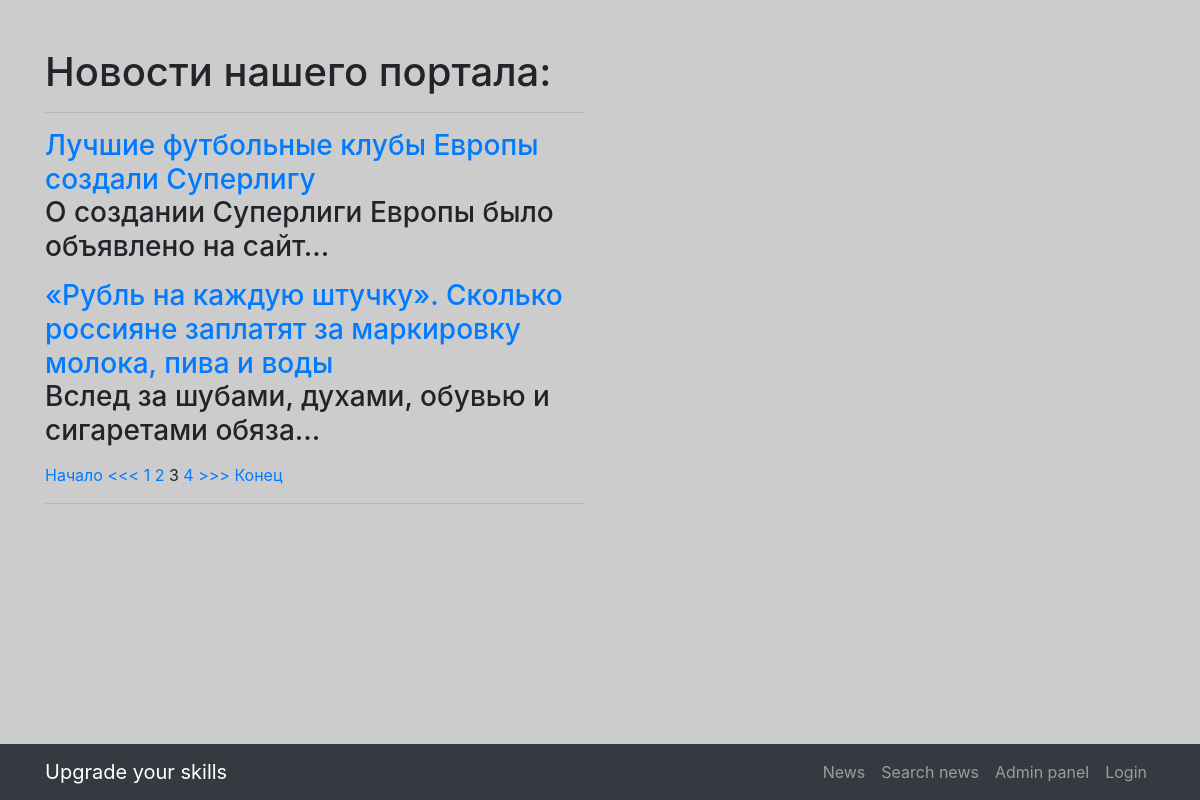
Page /news/?page=3 on the committed database.
### news/models.py (models this page shows, shortened)
class Post(models.Model):
    author = models.ForeignKey('Author', on_delete = models.CASCADE)
    news, article = 'NE', 'AR'
    POSITIONS = [(news, 'Новость'), (article,'Статья')]
    type_news_article = models.CharField(max_length = 2, choices = POSITIONS, default = 'news')
    time_in = models.DateTimeField(auto_now_add = True)
    chapter = models.CharField(max_length = 200, unique = False)
    text = models.TextField(default = '')
    article_news_rate = models.IntegerField(default=0)
    category = models.ManyToManyField(Category, through= 'PostCategory')

### news/views.py (the view)
# urls.py: path('', NewsList.as_view(), name = 'news_list'),
class NewsList(ListView):
    model = Post
    template_name = 'news/newslist.html'
    context_object_name = 'newslist'
    ordering = ['-time_in'] # выводим первыми самые свежие новости
    paginate_by = 2
    def get_context_data(self, **kwargs):
        context = super().get_context_data(**kwargs)
        context['is_not_author'] = not self.request.user.groups.filter(name = 'authors').exists()
        return context

### djantimat/helpers.py (called while the page is built)
    @staticmethod
    def replace(text, repl='[censored]'):
        words = {}
        for word in PymorphyProc._gen(text):
            text = text.replace(word, repl)
        return text

    @staticmethod
    def _gen(text):
        for word in re.findall(word_pattern, text):
            if len(word) < 3:
                continue
            normal_word = PymorphyProc.morph.parse(word.lower())[0].normal_form
            if normal_word in PymorphyProc.get_words():
                yield word

    @staticmethod
    def get_words():
        return Slang.objects.values_list('word', flat=True)

### news/templatetags/custom_filters.py (called while the page is built)
@register.filter(name='censor')
def censor(value):
    return PymorphyProc.replace(value, repl='[censored]')

### templates/news/newslist.html (shortened to what this page needs)
{% extends 'base.html' %}
{% load account %}
{% load custom_filters %}
{% block content %}
    {% if newslist %}
        <h1>Новости нашего портала:</h1>
        <hr>
        <table>
            {% for news in newslist %}
            <h3>
                <a href="{{news.id}}">
                    {{news.chapter | censor}}
                </a>
            <p>
                {{news.text | truncatechars:51 | censor}}
            </p>
            {%endfor%}
        </table>
        {% if is_paginated %}
            {% if page_obj.has_previous %}
                <a href="?page=1">Начало</a>
                <a href="?page={{ page_obj.previous_page_number }}"><<<</a>
            {% endif %}
            {% for num in page_obj.paginator.page_range %}
                {% if page_obj.number == num %}
                    <a>{{ num }}</a>
                {% elif num > page_obj.number|add:'-3' and num < page_obj.number|add:'3' %}
                    <a href="?page={{ num }}">{{ num }}</a>
                {% endif %}
            {% endfor %}
            {% if page_obj.has_next %}
                <a href="?page={{ page_obj.next_page_number }}">>>></a>
                <a href="?page={{ page_obj.paginator.num_pages }}">Конец</a>
            {% endif %}
        {% endif %}
    {% else %}
        <h2>Новостей пока нет!</h2>
    {% endif %}
    <hr>
{% endblock content %}

### static/css/the-big-picture.css (style rules this page uses)
body { background: url(http://localhost:8000/static/1920x1080.png) no-repeat center center fixed; -webkit-background-size: cover; -moz-background-size: cover; background-size: cover; -o-background-size: cover; }

### rows in the picture
Post: chapter|censor "Лучшие футбольные клубы Европы создали Суперлигу", text|censor "О создании Суперлиги Европы было объявлено на сайт…"
Post: chapter|censor "«Рубль на каждую штучку». Сколько россияне заплатят за маркировку молока, пива и воды", text|censor "Вслед за шубами, духами, обувью и сигаретами обяза…"

### other values in the picture
{{ num }} "1" "2" "4"
{{ num }} "3"
